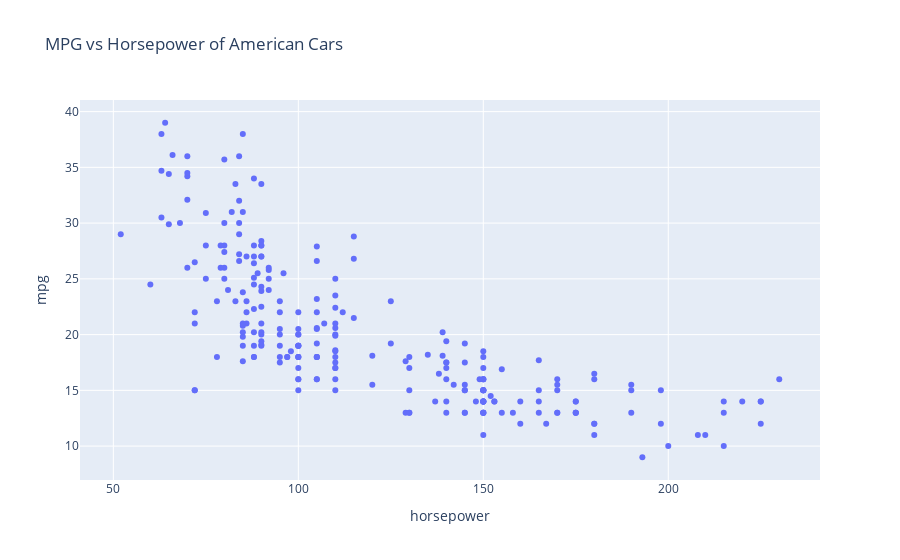

Notebook cell for this chart:
### Markdown cell above
<details><summary>Blockly Hints</summary><ul><li>Notation<ul><li><code>A</code> &nbsp;:&nbsp; <code>B</code>&nbsp; means snap blocks A and B together.</li></ul></li><li>Blocks<ul><li>freestyle<ul><li>Unless specifically instructed, use the first block from the FREESTYLE menu.</li></ul></li><li><code>with .. do .. using ..</code><ul><li>The <code>with .. do .. using ..</code> block is found under VARIABLES.</li> <li>If <code>do</code> dropdown says "!Not populated until you execute code", click anywhere in the notebook tab, then click try "Run All Above Selected Cell" from the "Run" menu.</li> <li>If <code>with .. do .. using ..</code> block does not want to snap together nicely with the <code>set .. to</code> block, try dragging the <code>set .. to</code> block instead.</li> <li>You can use the <code>+ -</code> controls on the block to change the number of notches. Unless specifically instructed, the block should not have any empty notches when you click Blocks to Code. </li></ul></li><li>variable<ul><li>After it is created, each variable has its own block at the end of the VARIABLES menu.</li></ul></li></ul></li></ul></details>

### Code cell
#!response

px.scatter(df, x=x, y=y, title=title)

### Figure 1 — Plotly figure (JSON) as saved in the notebook; plotly's stock layout.template omitted (floating-point values rounded to 4 significant figures; data arrays with more than 128 entries replaced by an {"elided": "..."} marker saying what was removed)
{"data": [{"hovertemplate": "horsepower=%{x}<br>mpg=%{y}<extra></extra>", "legendgroup": "", "marker": {"color": "#636efa", "symbol": "circle"}, "mode": "markers", "name": "", "orientation": "v", "showlegend": false, "type": "scatter", "x": {"elided": "249 int values"}, "xaxis": "x", "y": {"elided": "249 float values"}, "yaxis": "y"}], "layout": {"legend": {"tracegroupgap": 0}, "title": {"text": "MPG vs Horsepower of American Cars"}, "xaxis": {"anchor": "y", "domain": [0, 1], "title": {"text": "horsepower"}}, "yaxis": {"anchor": "x", "domain": [0, 1], "title": {"text": "mpg"}}}}
